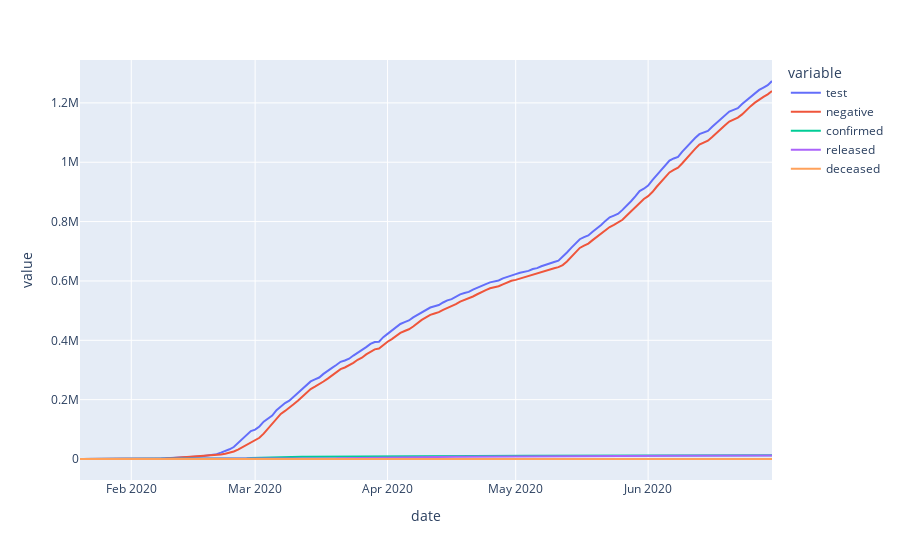

The notebook cell saved with this chart:
### Markdown cell above
# 1.4) Time

### Code cell
timeData = pd.read_csv('covid/time.csv')
timeDataMelted = pd.melt(timeData, id_vars=['date'], value_vars=['test', 'negative','confirmed','released','deceased'])
fig = px.line(timeDataMelted, x="date", y="value", color='variable')
fig.show()

### Figure 1 — Plotly figure (JSON) as saved in the notebook; plotly's stock layout.template omitted (floating-point values rounded to 4 significant figures; data arrays with more than 128 entries replaced by an {"elided": "..."} marker saying what was removed)
{"data": [{"hovertemplate": "variable=test<br>date=%{x}<br>value=%{y}<extra></extra>", "legendgroup": "test", "line": {"color": "#636efa", "dash": "solid"}, "mode": "lines", "name": "test", "orientation": "v", "showlegend": true, "type": "scatter", "x": {"elided": "163 str values"}, "xaxis": "x", "y": {"elided": "163 int values"}, "yaxis": "y"}, {"hovertemplate": "variable=negative<br>date=%{x}<br>value=%{y}<extra></extra>", "legendgroup": "negative", "line": {"color": "#EF553B", "dash": "solid"}, "mode": "lines", "name": "negative", "orientation": "v", "showlegend": true, "type": "scatter", "x": {"elided": "163 str values"}, "xaxis": "x", "y": {"elided": "163 int values"}, "yaxis": "y"}, {"hovertemplate": "variable=confirmed<br>date=%{x}<br>value=%{y}<extra></extra>", "legendgroup": "confirmed", "line": {"color": "#00cc96", "dash": "solid"}, "mode": "lines", "name": "confirmed", "orientation": "v", "showlegend": true, "type": "scatter", "x": {"elided": "163 str values"}, "xaxis": "x", "y": {"elided": "163 int values"}, "yaxis": "y"}, {"hovertemplate": "variable=released<br>date=%{x}<br>value=%{y}<extra></extra>", "legendgroup": "released", "line": {"color": "#ab63fa", "dash": "solid"}, "mode": "lines", "name": "released", "orientation": "v", "showlegend": true, "type": "scatter", "x": {"elided": "163 str values"}, "xaxis": "x", "y": {"elided": "163 int values"}, "yaxis": "y"}, {"hovertemplate": "variable=deceased<br>date=%{x}<br>value=%{y}<extra></extra>", "legendgroup": "deceased", "line": {"color": "#FFA15A", "dash": "solid"}, "mode": "lines", "name": "deceased", "orientation": "v", "showlegend": true, "type": "scatter", "x": {"elided": "163 str values"}, "xaxis": "x", "y": {"elided": "163 int values"}, "yaxis": "y"}], "layout": {"legend": {"title": {"text": "variable"}, "tracegroupgap": 0}, "margin": {"t": 60}, "xaxis": {"anchor": "y", "domain": [0, 1], "title": {"text": "date"}}, "yaxis": {"anchor": "x", "domain": [0, 1], "title": {"text": "value"}}}}
